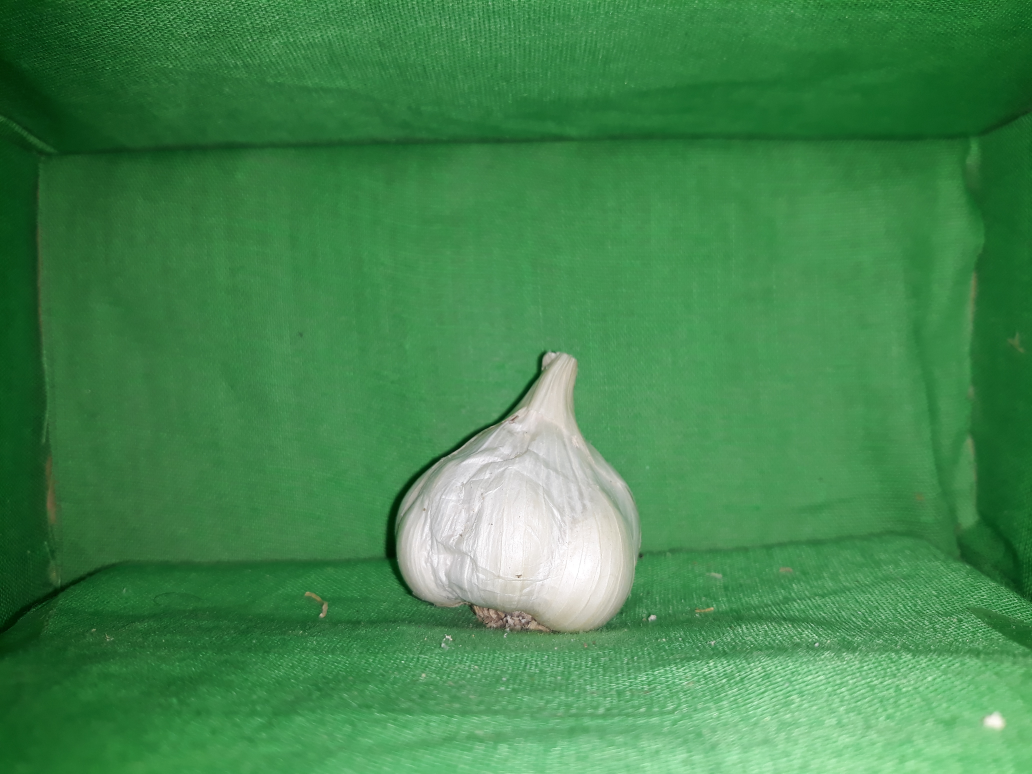
#> input picture Segmentation/Images/sides/batanes.jpg, 4128 x 3096 px, found by its file name (shown at 1/4 size); its folder holds only this picture in this run
$ python hsv.py
#> lines starting #> are read from the running program, lines starting #| are printed output that depends on the picture; after the words box and inside, x2 and y2 are one past the last pixel; in counts of white or black regions, pixels touching at a corner belong together
import cv2
import os
import csv
import numpy as np
import pandas as pd
import matplotlib.pyplot as plt

def loadImages(path = "C:/Users/Mynha/Desktop/Garlic-Varieties-Classification/Segmentation/Images/sides/"):
	return [os.path.join(path, f) for f in os.listdir(path) if f.endswith(".jpg")]


cols = ['mean_h','mean_s','mean_v','std_h','std_s','std_v']
df = pd.DataFrame([], columns=cols)

filenames = loadImages()
images = []
for file in filenames:
	a = cv2.imread(file)
#> a is the input picture: shape (3096, 4128, 3); mean B, G, R 77.7, 135.1, 66.7
	print(file)

	clone = a.copy()
	clone1 = a.copy()

	## Convert to Grayscale, HSV, Binary using Watershed Algo
	gray = cv2.cvtColor(clone, cv2.COLOR_BGR2GRAY)
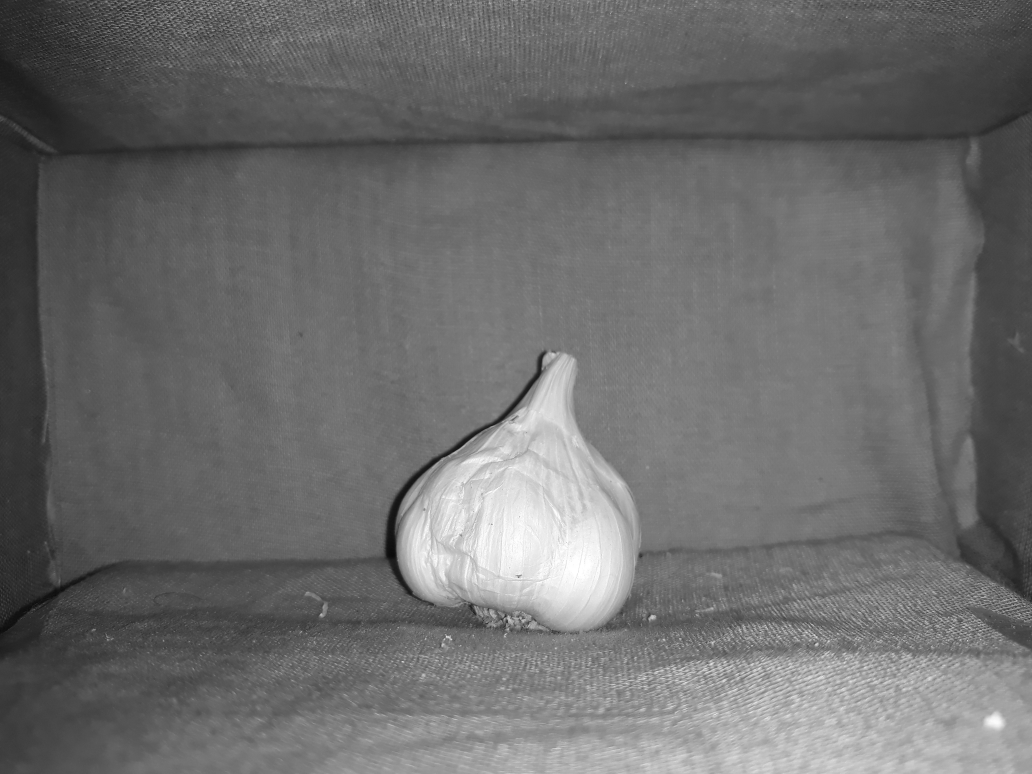
#> gray: shape (3096, 4128) (shown at 1/4 size); min 5, max 255, mean 108.1
	hsv = cv2.cvtColor(clone, cv2.COLOR_BGR2HSV)
#> hsv: shape (3096, 4128, 3); mean H, S, V 63.9, 139.9, 135.2
	ret, thresh = cv2.threshold(gray, 0, 255, cv2.THRESH_BINARY_INV + cv2.THRESH_OTSU)
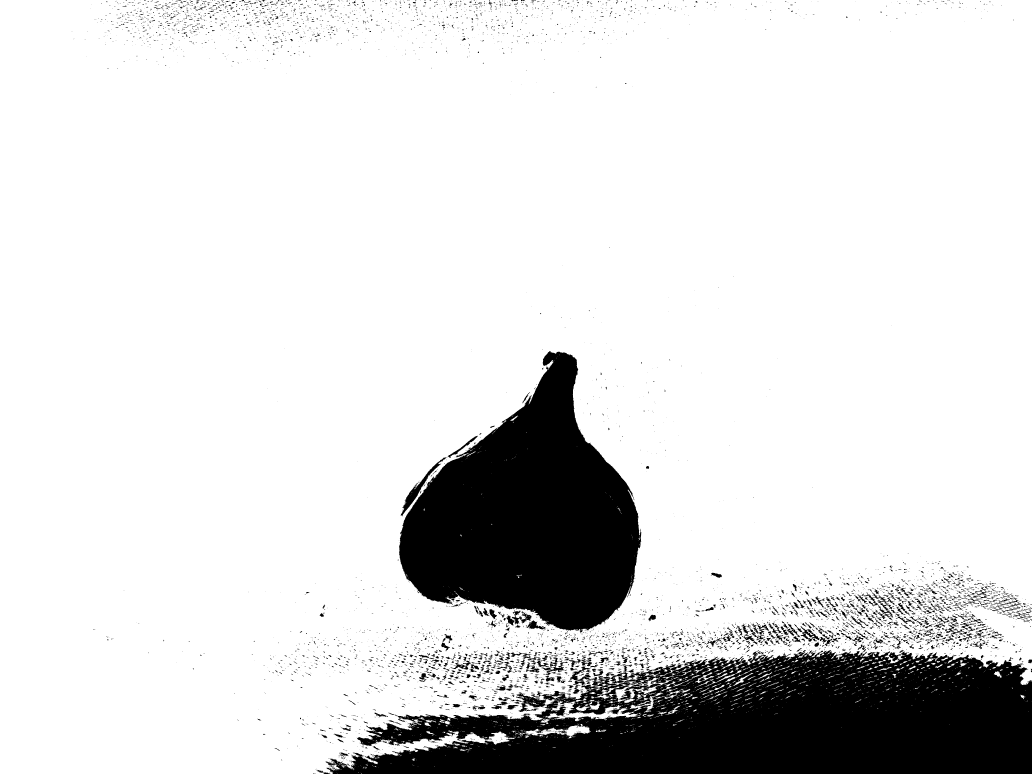
#> thresh: shape (3096, 4128) (shown at 1/4 size); 86.5% white; 6769 black regions (5445 under 20 px), largest, box (x1, y1, x2, y2) and area: (1302, 2600, 4128, 3096) 943319, (1596, 1404, 2565, 2533) 638024, (1603, 1829, 1786, 2065) 4984
#> ret = 139
	## Noise removal
	kernel = np.ones((5,5),np.uint8) # (5, top) (3, bot,sides)
	opening = cv2.morphologyEx(thresh, cv2.MORPH_OPEN, kernel, iterations = 2)
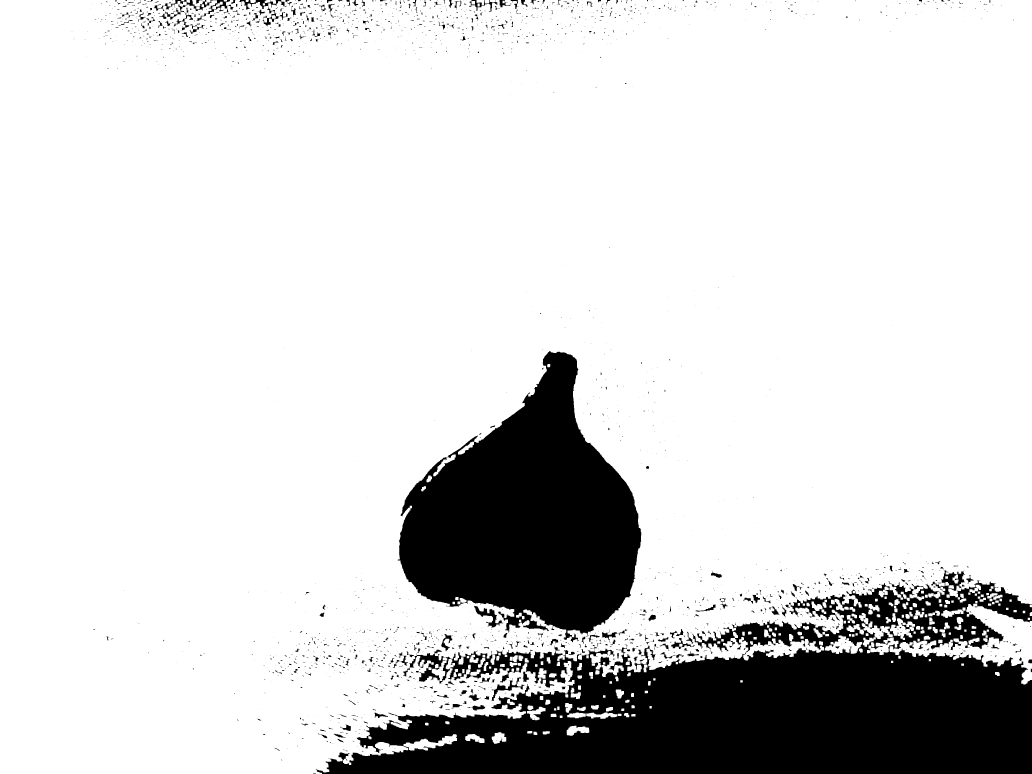
#> opening: shape (3096, 4128) (shown at 1/4 size); 84.7% white; 2218 black regions (1690 under 20 px), largest, box (x1, y1, x2, y2) and area: (1263, 2282, 4128, 3096) 1217732, (1591, 1404, 2565, 2569) 660594, (615, 0, 934, 83) 4472
	closing = cv2.morphologyEx(thresh, cv2.MORPH_CLOSE, kernel, iterations = 2)
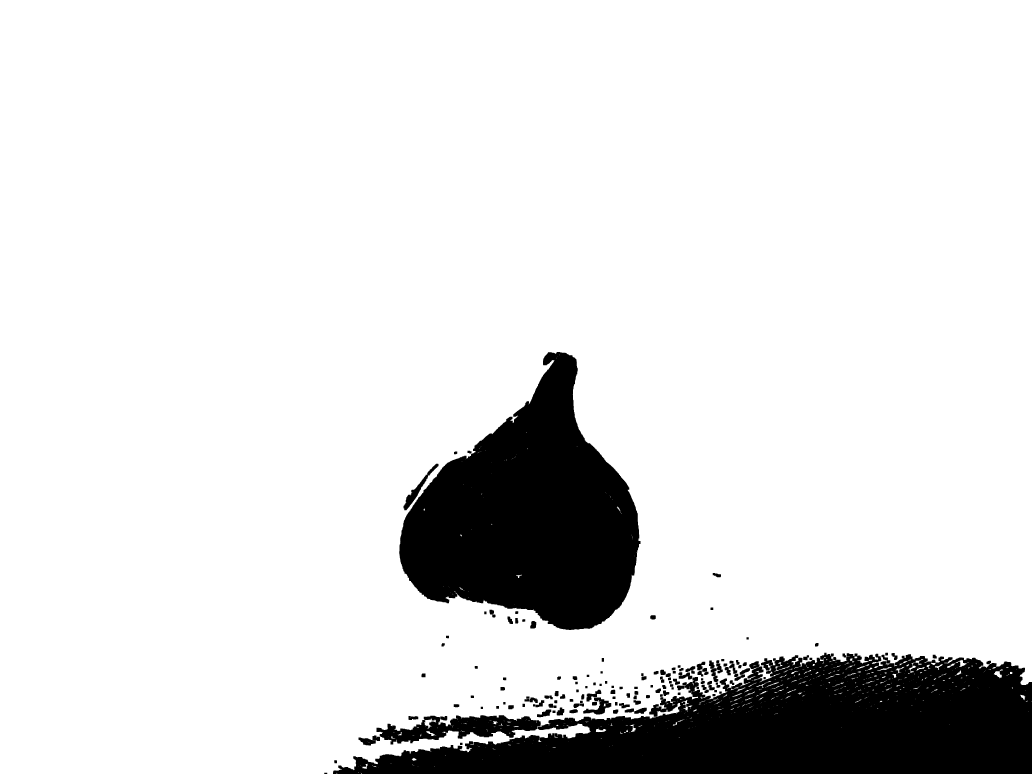
#> closing: shape (3096, 4128) (shown at 1/4 size); 88.2% white; 150 black regions, largest, box (x1, y1, x2, y2) and area: (1332, 2611, 4128, 3096) 796084, (1597, 1408, 2562, 2520) 632847, (1506, 2861, 2163, 2978) 38469
	## Sure background area
	sure_bg = cv2.dilate(closing, kernel, iterations=3)
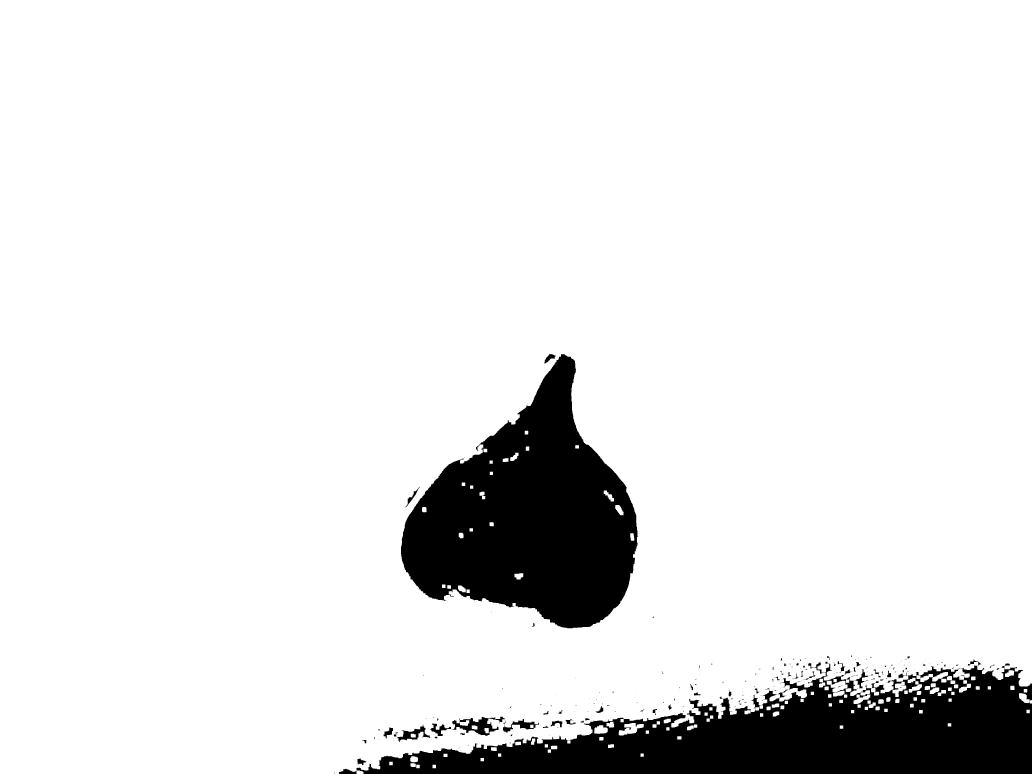
#> sure_bg: shape (3096, 4128) (shown at 1/4 size); 90.3% white; 216 black regions (139 under 20 px)

	## Get contour points
	contours, hierarchy = cv2.findContours(sure_bg, cv2.RETR_TREE, cv2.CHAIN_APPROX_SIMPLE)
#> contours = 379 contours, 149 with area under 20; largest, box (x1, y1, x2, y2) and area: (0, 0, 4128, 3096) 12113062, (1603, 1416, 2552, 2514) 603647, (1805, 2866, 2021, 2944) 8082, (1589, 2897, 1723, 2969) 3444, (2011, 2875, 2157, 2932) 3018
	contour_list = []
	for contour in contours:
		area = cv2.contourArea(contour)
		if (area >= 400000 and area <= 900000): # (4-9, top) (1-9, bot,sides)
			contour_list.append(contour)
			lst_intensities = []
			cv2.drawContours(clone, contour_list, -1, (0, 255, 0), 2)

			for i in range(len(contour_list)):
				## Thresholded Image(Binary)
				cimg = np.zeros((clone.shape[0],clone.shape[1]), np.uint8)
				cv2.drawContours(cimg, contour_list, i, color=255, thickness=-1)
				## Cropped Image
				mask_rgb1 = cv2.cvtColor(cimg, cv2.COLOR_GRAY2RGB)
				mask = cv2.bitwise_and(clone, mask_rgb1)

				## Append all Image pixels
				indices = np.where(cimg == 255)
				height = indices[0]
				width = indices[1]
				lst_intensities.append(hsv[height,width])
				arr = lst_intensities[i]
				# arr -> is the pixel values of the garlic object

				# Color Based Features
				## HSV Color Space

				# Raw Pixel Feature Vectors
				## A list of numbers corresponding to the raw RGB pixel intensities of my image
				# raw_hsv = arr.flatten()
				# print raw_hsv.shape
				# print raw_hsv

				# Color Mean and Standard Deviation
				## The mean and standard deviation value of each channel of the image
				H, S, V = arr[:,0], arr[:,1], arr[:,2]
				mean_h = np.mean(H).flatten()
				mean_s = np.mean(S).flatten()
				mean_v = np.mean(V).flatten()
				std_h = np.std(H).flatten()
				std_s = np.std(S).flatten()
				std_v = np.std(V).flatten()
				dict = {'mean_h': mean_h, 'mean_s': mean_s, 'mean_v': mean_v, 'std_h': std_h, 'std_s': std_s, 'std_v': std_v}
				df_temp = pd.DataFrame(dict)
#> (the run stopped early here; a loop or call above may not have finished)
